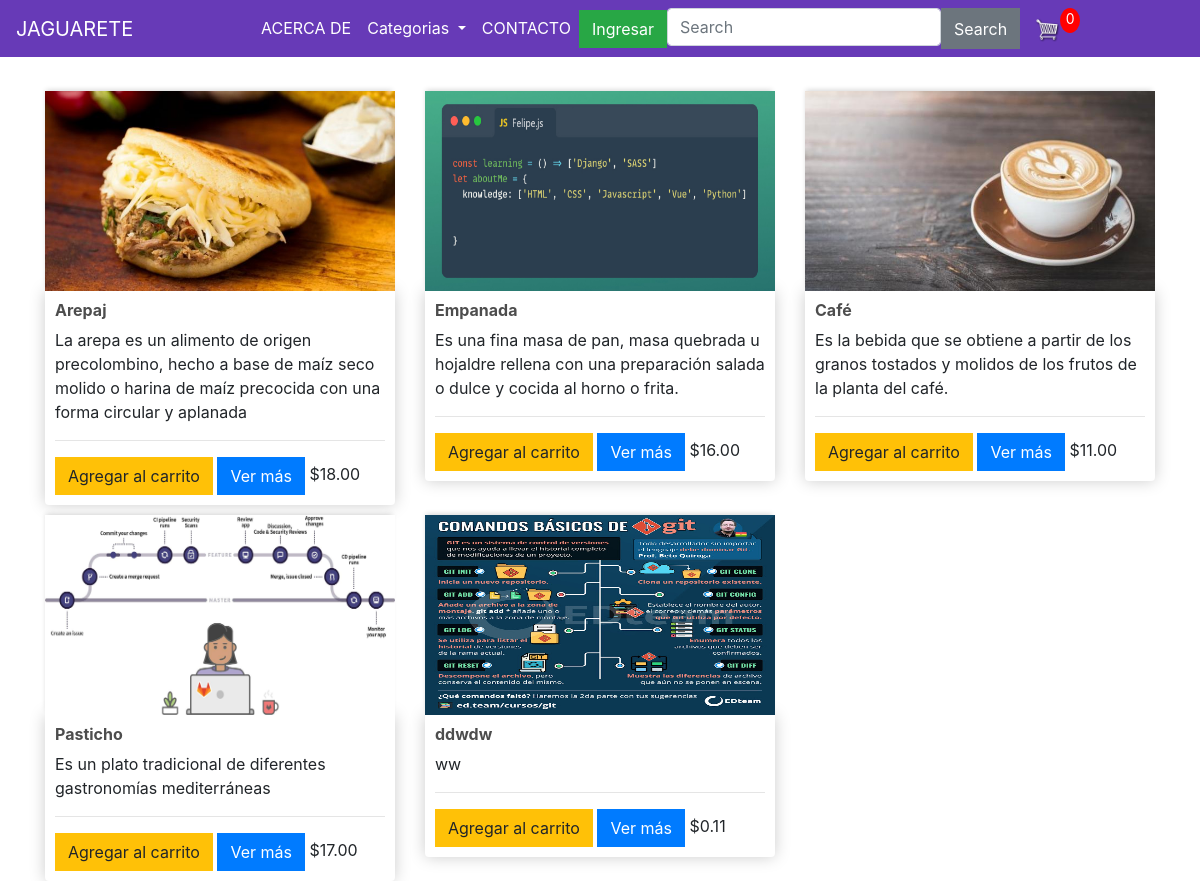
The page / on the database its author committed.
### store/models.py (models this page shows, shortened)
class Product(models.Model):
    name= models.CharField(max_length=200,null = True)
    price = models.DecimalField(max_digits=7, decimal_places=2)
    img = models.ImageField(null= True,blank=True)
    description = models.CharField(max_length=255,default="")
    category = models.CharField(max_length=255,default="Comidas")

### store/views.py (the view)
# urls.py: path('',include('store.urls')),
def store(request):
    if request.user.is_authenticated:
        customer = request.user.customer
        order, created = Order.objects.get_or_create(customer=customer, complete=False )
        Items = order.orderitem_set.all()
        carItems = order.get_car_items
    else:
        Items = []
        order = {'get_car_total':0,'get_car_items':0 }
        carItems = order['get_car_items']
    products = Product.objects.all()
    context = {'products':products, 'carItems': carItems}
    return render(request,'store/store.html',context)

### store/templates/store/store.html
{% extends 'store/main.html' %}
{% load static %}
{% block content %}
<div class="row">
    {% for product in products %}
    <div class="col-lg-4">
        <img class="thumbnail" src="{{product.img.url}}" alt="">
        <div class="box-element product">
            <h6><strong>{{product.name}}</strong></h6>
            <p>{{product.description}}</p>
            <hr>
            <button data-product={{product.id}} data-action="add" class="btn btn-warning add-btn update-car">Agregar al carrito</button>
            <a href="{% url 'product_details' product.id %}" class="btn btn-primary">Ver más</a>
            <span>${{product.price | floatformat:2}}</span>
        </div>
    </div>
    {% endfor %}
</div>
{% endblock content %}

### static/css/style.css (style rules this page uses)
h1,h2,h3,h4,h5,h6 { color:hsl(0, 0%, 30%); }
.box-element { box-shadow:hsl(0, 0%, 80%) 0 0 16px; background-color: #fff; border-radius: 4px; padding: 10px; }
.thumbnail { width: 100%; height: 200px; -webkit-box-shadow: -1px -3px 5px -2px rgba(214,214,214,1); -moz-box-shadow: -1px -3px 5px -2px rgba(214,214,214,1); box-shadow: -1px -3px 5px -2px rgba(214,214,214,1); }
.product { border-radius: 0 0 4px 4px; }
.col-lg-4, .col-lg-6, .col-lg-8, .col-lg-12 { margin-top: 10px; }
.btn { border-radius: 0; }

### rows shown on the page
Product: img (picture), name "Arepaj", description "La arepa es un alimento de origen precolombino, hecho a base de maíz seco molido o harina de maíz precocida con una forma circular y aplanada", price "18.00"
Product: img (picture), name "Empanada", description "Es una fina masa de pan, masa quebrada u hojaldre rellena con una preparación salada o dulce y cocida al horno o frita.", price "16.00"
Product: img (picture), name "Café", description "Es la bebida que se obtiene a partir de los granos tostados y molidos de los frutos de la planta del café.", price "11.00"
Product: img (picture), name "Pasticho", description "Es un plato tradicional de diferentes gastronomías mediterráneas", price "17.00"
Product: img (picture), name "ddwdw", description "ww", price "0.11"

### other values the page prints
{{ carItems }} "0"
